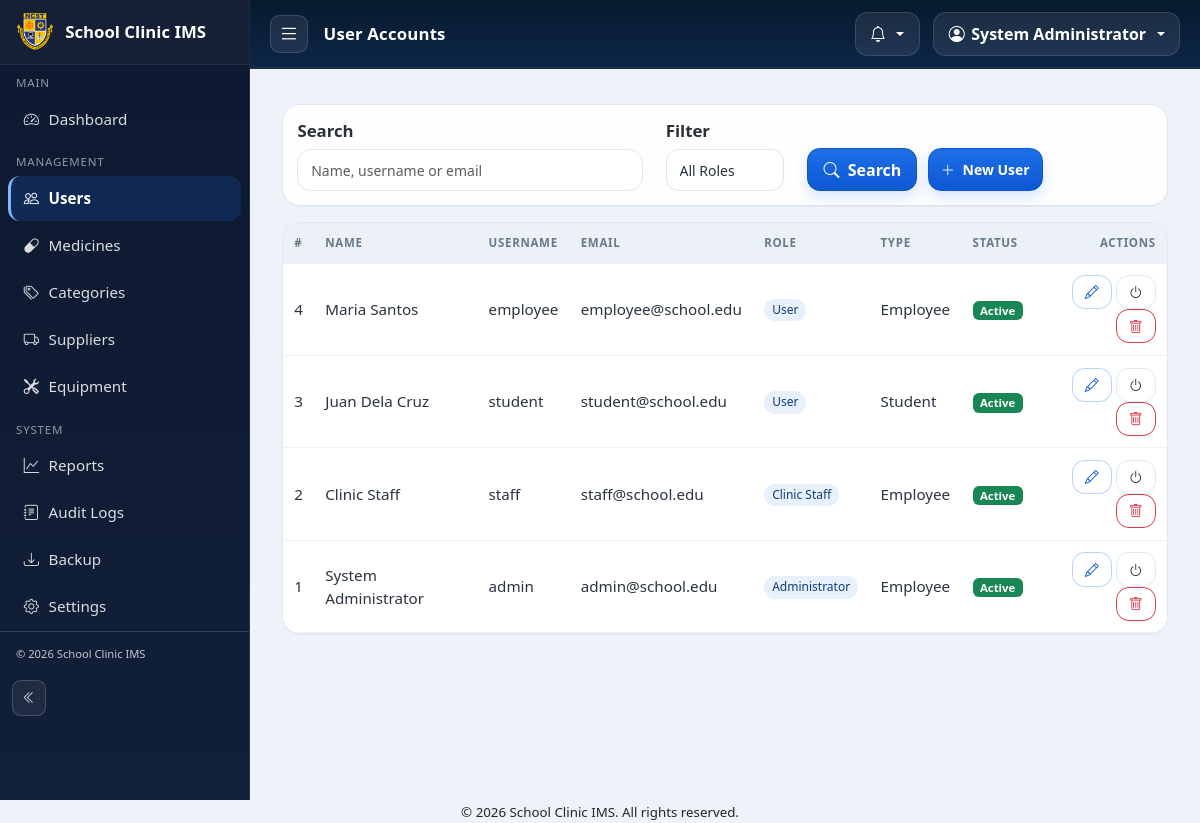
The page /admin/users.php (signed in) on the database its author committed.
### tables this page shows
CREATE TABLE profiles (
    id                  INT AUTO_INCREMENT PRIMARY KEY,
    user_id             INT NOT NULL UNIQUE,
    first_name          VARCHAR(80)  NOT NULL,
    middle_name         VARCHAR(80)  DEFAULT NULL,
    last_name           VARCHAR(80)  NOT NULL,
    gender              ENUM('male','female','other') DEFAULT NULL,
    birthdate           DATE DEFAULT NULL,
    address             VARCHAR(255) DEFAULT NULL,
    contact_no          VARCHAR(30)  DEFAULT NULL,
    emergency_name      VARCHAR(120) DEFAULT NULL,
    emergency_contact   VARCHAR(30)  DEFAULT NULL,
    photo               VARCHAR(255) DEFAULT NULL,
    created_at          DATETIME NOT NULL DEFAULT CURRENT_TIMESTAMP,
    updated_at          DATETIME NOT NULL DEFAULT CURRENT_TIMESTAMP ON UPDATE CURRENT_TIMESTAMP,
    CONSTRAINT fk_profiles_user FOREIGN KEY (user_id) REFERENCES users(id) ON DELETE CASCADE
  );

CREATE TABLE users (
    id            INT AUTO_INCREMENT PRIMARY KEY,
    username      VARCHAR(50)  NOT NULL UNIQUE,
    email         VARCHAR(120) NOT NULL UNIQUE,
    password_hash VARCHAR(255) NOT NULL,
    role          ENUM('user','staff','admin') NOT NULL DEFAULT 'user',
    account_type  ENUM('student','employee')   NOT NULL DEFAULT 'student',
    status        ENUM('active','inactive')    NOT NULL DEFAULT 'active',
    created_at    DATETIME NOT NULL DEFAULT CURRENT_TIMESTAMP,
    updated_at    DATETIME NOT NULL DEFAULT CURRENT_TIMESTAMP ON UPDATE CURRENT_TIMESTAMP
  );

### includes/functions.php (called while the page is built, shortened)
<?php
if (!function_exists('e')) {
    function e($string = '') {
        return htmlspecialchars($string, ENT_QUOTES, 'UTF-8');
    }
}
if (!function_exists('url')) {
    function url($path = '') {
        $base = defined('BASE_URL') ? BASE_URL : (($_SERVER['HTTP_BASE'] ?? '') . dirname($_SERVER['SCRIPT_NAME'] ?? ''));
        $base = rtrim($base, '/');
        $path = ltrim($path, '/');
        return $base . '/' . ltrim($path, '/');
    }
}
if (!function_exists('role_label')) {
    function role_label($role) {
        $labels = [
            'admin' => 'Administrator',
            'staff' => 'Clinic Staff',
            'user' => 'User',
        ];
        return $labels[$role] ?? ucfirst($role);
    }
}

### admin/users.php (the view, shortened to what this page needs)
<?php
require_once __DIR__ . '/../config/db.php';
$action = $_GET['action'] ?? 'list';
$errors = [];
$editUser = null;
$search = trim($_GET['q'] ?? '');
$where = []; $params = [];
$whereSql = $where ? ('WHERE ' . implode(' AND ', $where)) : '';
$sql = "SELECT u.*, p.first_name, p.last_name FROM users u LEFT JOIN profiles p ON p.user_id=u.id $whereSql ORDER BY u.role, u.username";
$stmt = $pdo->prepare($sql);
$stmt->execute($params);
$users = $stmt->fetchAll();
require __DIR__ . '/../includes/layout_dashboard_start.php';
?>
            <?php if ($action === 'edit'): ?>
                <div class="mb-3">
                    <a href="<?= e(url('admin/users.php')) ?>" class="btn btn-sm btn-outline-secondary"><i class="bi bi-arrow-left"></i> Back to list</a>
                </div>
                <?php foreach ($errors as $err): ?>
                    <div class="alert alert-danger py-2"><?= e($err) ?></div>
                <?php endforeach; ?>
                <div class="card">
                    <div class="card-header"><?= $action === 'edit' ? 'Edit User' : 'Create User' ?></div>
                    <div class="card-body">
                        <form method="post" data-confirm="Save this user?">
                            <input type="hidden" name="form_action" value="save">
                            <input type="hidden" name="id" value="<?= (int)($editUser['id'] ?? 0) ?>">
                            <div class="row g-3">
                                <div class="col-md-3">
                                    <label class="form-label">First Name *</label>
                                    <input type="text" name="first_name" class="form-control" value="<?= e($editUser['first_name'] ?? '') ?>" required>
                                </div>
                                <div class="col-md-3">
                                    <label class="form-label">Last Name *</label>
                                    <input type="text" name="last_name" class="form-control" value="<?= e($editUser['last_name'] ?? '') ?>" required>
                                </div>
                                <div class="col-md-3">
                                    <label class="form-label">Username *</label>
                                    <input type="text" name="username" class="form-control" value="<?= e($editUser['username'] ?? '') ?>" required>
                                </div>
                                <div class="col-md-3">
                                    <label class="form-label">Email *</label>
                                    <input type="email" name="email" class="form-control" value="<?= e($editUser['email'] ?? '') ?>" required>
                                </div>
                                <div class="col-md-3">
                                    <label class="form-label">Role *</label>
                                    <select name="role" class="form-select">
                                        <?php foreach (['user' => 'User', 'staff' => 'Clinic Staff', 'admin' => 'Administrator'] as $val => $lbl): ?>
                                            <option value="<?= $val ?>" <?= ($editUser['role'] ?? 'user') === $val ? 'selected' : '' ?>><?= $lbl ?></option>
                                        <?php endforeach; ?>
                                    </select>
                                </div>
                                <div class="col-md-3">
                                    <label class="form-label">Account Type</label>
                                    <select name="account_type" class="form-select">
                                        <option value="student" <?= ($editUser['account_type'] ?? 'student') === 'student' ? 'selected' : '' ?>>Student</option>
                                        <option value="employee" <?= ($editUser['account_type'] ?? '') === 'employee' ? 'selected' : '' ?>>Employee</option>
                                    </select>
                                </div>
                                <div class="col-md-3">
                                    <label class="form-label">Status</label>
                                    <select name="status" class="form-select">
                                        <option value="active" <?= ($editUser['status'] ?? 'active') === 'active' ? 'selected' : '' ?>>Active</option>
                                        <option value="inactive" <?= ($editUser['status'] ?? '') === 'inactive' ? 'selected' : '' ?>>Inactive</option>
                                    </select>
                                </div>
                                <div class="col-md-3">
                                    <label class="form-label">Password <?= $action === 'edit' ? '(leave blank to keep)' : '*' ?></label>
                                    <input type="password" name="password" class="form-control" <?= $action === 'new' ? 'required' : '' ?>>
                                </div>
                            </div>
                            <input type="hidden" name="csrf_token" value="<?= e(get_csrf_token()) ?>">
                            <div class="mt-4">
                                <button type="submit" class="btn btn-primary px-4"><i class="bi bi-save me-1"></i> Save</button>
                                <a href="<?= e(url('admin/users.php')) ?>" class="btn btn-outline-secondary">Cancel</a>
                            </div>
                        </form>
                    </div>
                </div>
            <?php else: ?>
            <div class="row">
                <div class="col-12">
                    <div class="card mb-3 mt-3">
                        <div class="card-body">
                            <form method="get" class="row g-2 align-items-end audit-toolbar">
                            <div class="col">
                                <label class="form-label">Search</label>
                                <input type="search" name="q" class="form-control form-control-sm" value="<?= e($search) ?>" placeholder="Name, username or email" aria-label="Search users">
                            </div>
                            <div class="col-auto">
                                <label class="form-label">Filter</label>
                                <select name="role" class="form-select form-select-sm" onchange="this.form.submit()">
                                    <option value="">All Roles</option>
                                </select>
                            </div>
                            <div class="col d-flex flex-wrap gap-2 justify-content-start">
                                <button class="btn btn-primary text-nowrap"><i class="bi bi-search me-1"></i> Search</button>
                                <button type="button" class="btn btn-sm btn-accent text-nowrap" data-bs-toggle="modal" data-bs-target="#newUserModal"><i class="bi bi-plus-lg me-1"></i> New User</button>
                            </div>
                        </form>
                    </div>
                </div>
                <div class="card">
                    <div class="table-responsive">
                        <table id="usersTable" class="table table-hover mb-0 align-middle">
                            <thead>
                                <tr><th>#</th><th>Name</th><th>Username</th><th>Email</th><th>Role</th><th>Type</th><th>Status</th><th class="text-end">Actions</th></tr>
                            </thead>
                            <tbody>
                            <?php if (!$users): ?>
                                <tr><td colspan="8" class="text-center text-muted py-4">No users found.</td></tr>
                            <?php else: foreach ($users as $usr): ?>
                                <tr>
                                    <td><?= (int)$usr['id'] ?></td>
                                    <td><?= e(trim(($usr['first_name'] ?? '') . ' ' . ($usr['last_name'] ?? '')) ?: '—') ?></td>
                                    <td><?= e($usr['username']) ?></td>
                                    <td><?= e($usr['email']) ?></td>
                                    <td><span class="chip"><?= e(role_label($usr['role'])) ?></span></td>
                                    <td><?= ucfirst($usr['account_type']) ?></td>
                                    <td>
                                        <?php if ($usr['status'] === 'active'): ?>
                                            <span class="badge bg-success">Active</span>
                                        <?php else: ?>
                                            <span class="badge bg-secondary">Inactive</span>
                                        <?php endif; ?>
                                    </td>
                                    <td class="text-end">
                                        <a href="<?= e(url('admin/users.php?action=edit&id=' . $usr['id'])) ?>" class="btn btn-sm btn-outline-primary" title="Edit"><i class="bi bi-pencil"></i></a>
                                        <form method="post" class="d-inline">
                                            <button class="btn btn-sm btn-outline-secondary" title="Toggle status"><i class="bi bi-power"></i></button>
                                        </form>
                                        <a href="<?= e(url('admin/users.php?action=delete&id=' . $usr['id'])) ?>" class="btn btn-sm btn-outline-danger" data-confirm="Delete this user? This cannot be undone." data-swal-delete="user"><i class="bi bi-trash"></i></a>
                                    </td>
                                </tr>
                            <?php endforeach; endif; ?>
                            </tbody>
                        </table>
                    </div>
                </div>
            <?php endif; ?>
        </div>
    </main>
</div>
<?php require __DIR__ . '/../includes/layout_dashboard_end.php'; ?>

### assets/css/style.css (style rules this page uses)
:root { --clinic-blue: #1a56a8; --clinic-blue-dark: #0f3d7a; --clinic-blue-light: #e8f0fb; --clinic-white: #ffffff; --clinic-light: #f4f7fb; --clinic-accent: #f5a623; --clinic-accent-2: #ff8c00; --clinic-text: #212529; --clinic-muted: #6c757d; --clinic-border: #e2e8f0; --dashboard-shell: #edf3f8; --dashboard-topbar: #071a2d; --dashboard-topbar-2: #0d2648; --dashboard-card: #f7f9fb; --dashboard-pill: #eaf1fb; --dashboard-btn: #1d6fe8; --dashboard-btn-2: #0d58d2; --space-1: .35rem; --space-2: .6rem; --space-3: .85rem; --space-4: 1rem; --space-5: 1.25rem; --space-6: 1.5rem; --space-7: 1.75rem; --inv-radius: 10px; --inv-radius-lg: 14px; --inv-border: #d4dce5; --inv-bg: rgba(255, 255, 255, 0.85); }
* { box-sizing: border-box; }
body { margin: 0; background-color: var(--dashboard-shell); color: var(--clinic-text); font-family: "Segoe UI", Roboto, "Helvetica Neue", Arial, sans-serif; font-size: 0.95rem; }
.btn-primary, .bg-primary { background-color: var(--clinic-blue) !important; border-color: var(--clinic-blue) !important; }
.bg-success { background-color: #198754 !important; border-color: #198754 !important; color: #fff !important; }
.btn-outline-primary { color: var(--clinic-blue); border-color: var(--clinic-blue); }
.btn-accent { background-color: var(--clinic-accent); border-color: var(--clinic-accent); color: #3a2a00; font-weight: 600; }
.btn-outline-secondary { border-color: var(--clinic-border); color: var(--clinic-text); }
.audit-toolbar .form-control, .audit-toolbar .form-select, .audit-toolbar .btn { min-height: 38px; }
.card { border: 1px solid #dfe7f1; border-radius: 1.15rem; background: rgba(255, 255, 255, 0.92); box-shadow: 0 1px 0 rgba(15, 23, 42, 0.04); }
.card-body { padding: .85rem .9rem; }
.btn, .form-control, .form-select, .input-group-text { border-radius: 0.8rem; }
.btn { padding: .55rem .9rem; }
.btn-sm { padding: .42rem .75rem; }
.btn-primary, .btn-accent { background: linear-gradient(180deg, var(--dashboard-btn) 0%, var(--dashboard-btn-2) 100%); border: 1px solid var(--dashboard-btn-2); box-shadow: 0 6px 14px rgba(29, 111, 232, 0.18); color: #fff; font-weight: 700; }
.btn-outline-primary { border-color: rgba(29, 111, 232, .3); color: var(--dashboard-btn-2); background: rgba(255, 255, 255, .7); }
.table { border-collapse: separate; border-spacing: 0; }
.table thead th { background: rgba(234, 240, 247, 0.9); color: #68798a; border-color: #e7edf6; font-weight: 700; text-transform: uppercase; letter-spacing: .06em; font-size: .72rem; padding: .7rem .7rem; white-space: nowrap; }
.table tbody td { padding: .72rem .7rem; border-color: #edf1f7; color: #2a3340; vertical-align: middle; }
.form-control, .form-select, textarea.form-control { background: rgba(255, 255, 255, .9); border: 1px solid #dde5ee; color: #273241; box-shadow: none; padding: .6rem .8rem; }
.search-box, input[type="search"], [data-live-filter] { border-radius: .85rem !important; min-height: 44px; }
.row.g-2 { --bs-gutter-x: .65rem; --bs-gutter-y: .65rem; }
.table td, .table th { padding: .6rem .7rem; vertical-align: middle; }
.form-control, .form-select, textarea.form-control { min-height: 38px; }
.btn-sm { min-height: 32px; padding-top: .35rem; padding-bottom: .35rem; }
.d-flex.gap-2 { gap: .65rem !important; }
.chip { display: inline-block; padding: .15rem .5rem; border-radius: 999px; font-size: .75rem; background: var(--clinic-blue-light); color: var(--clinic-blue-dark); }
.form-label { font-weight: 600; font-size: .88rem; }
.audit-toolbar { margin-bottom: 0; display: flex; flex-wrap: wrap; align-items: flex-end; gap: .8rem; }
.audit-toolbar>[class*="col-"] { width: auto; max-width: none; flex: 0 0 auto; }
.audit-toolbar .form-label { margin-bottom: .35rem; display: block; font-size: 1.05rem; font-weight: 600; color: #2b3036; }
.audit-toolbar .btn, .audit-toolbar .form-control, .audit-toolbar .form-select { min-height: 42px; width: 100%; }
.audit-toolbar .d-flex.gap-2 { display: grid !important; grid-template-columns: repeat(auto-fit, minmax(110px, max-content)); gap: .65rem; width: 100%; justify-content: flex-start; }
.audit-toolbar .d-flex.gap-2>* { width: auto; min-width: 0; }
.audit-toolbar .d-flex.gap-2 .btn { width: auto; min-width: 100px; }
.table-responsive { border-radius: 0 0 1.1rem 1.1rem; overflow-x: auto; }
.content-area .card { border-radius: 1.1rem; }
.content-area .table-responsive { border-radius: 0 0 1.1rem 1.1rem; overflow-x: auto; }
.audit-toolbar { align-items: flex-end; gap: .8rem; }

### rows shown on the page
profiles: user "4", first_name+last_name "Maria Santos", user.username "employee", user.email "employee@school.edu", user.role "User", user.account_type "Employee"
profiles: user "3", first_name+last_name "Juan Dela Cruz", user.username "student", user.email "student@school.edu", user.role "User", user.account_type "Student"
profiles: user "2", first_name+last_name "Clinic Staff", user.username "staff", user.email "staff@school.edu", user.role "Clinic Staff", user.account_type "Employee"
profiles: user "1", first_name+last_name "System Administrator", user.username "admin", user.email "admin@school.edu", user.role "Administrator", user.account_type "Employee"

### other values the page prints
APP_NAME "School Clinic IMS"
$page_title "User Accounts"
$fullName "System Administrator"
